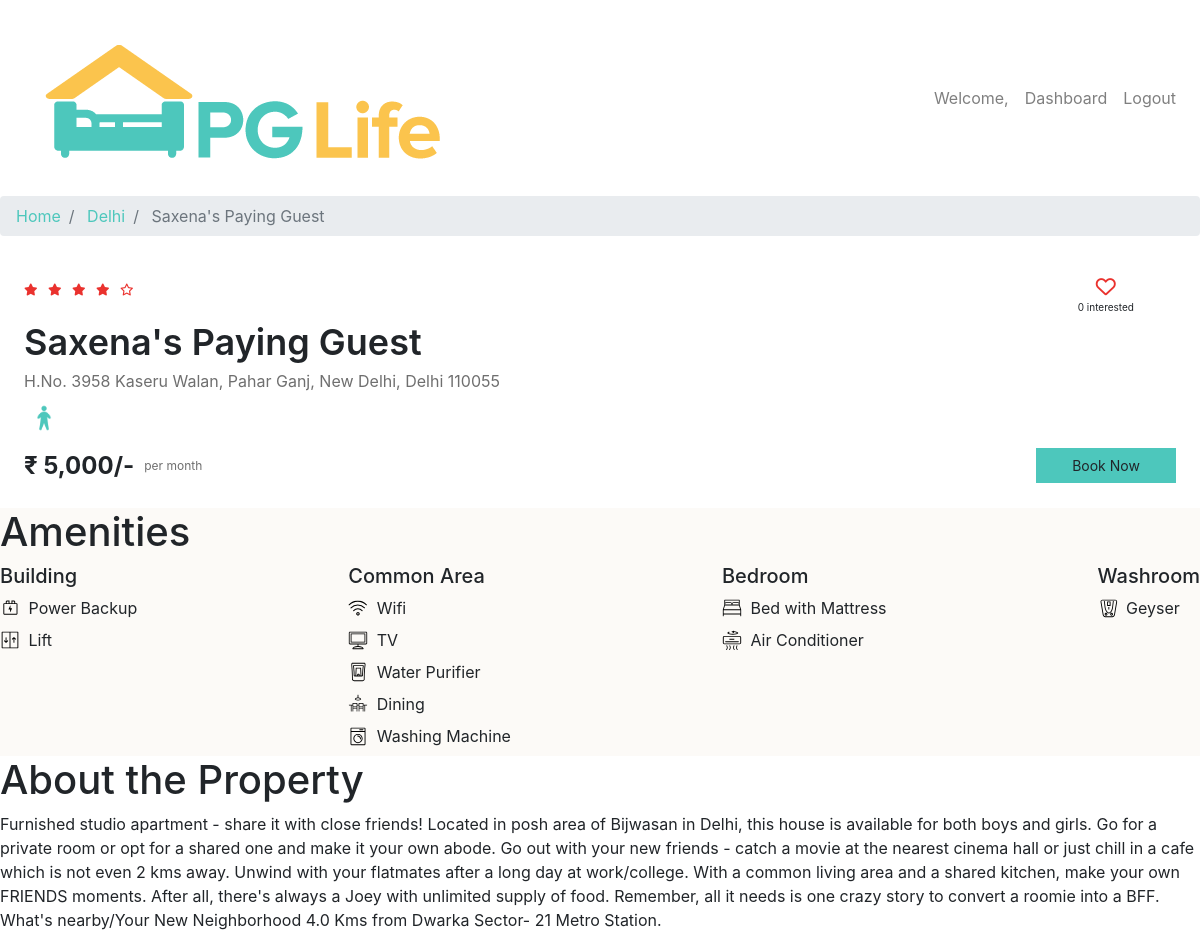
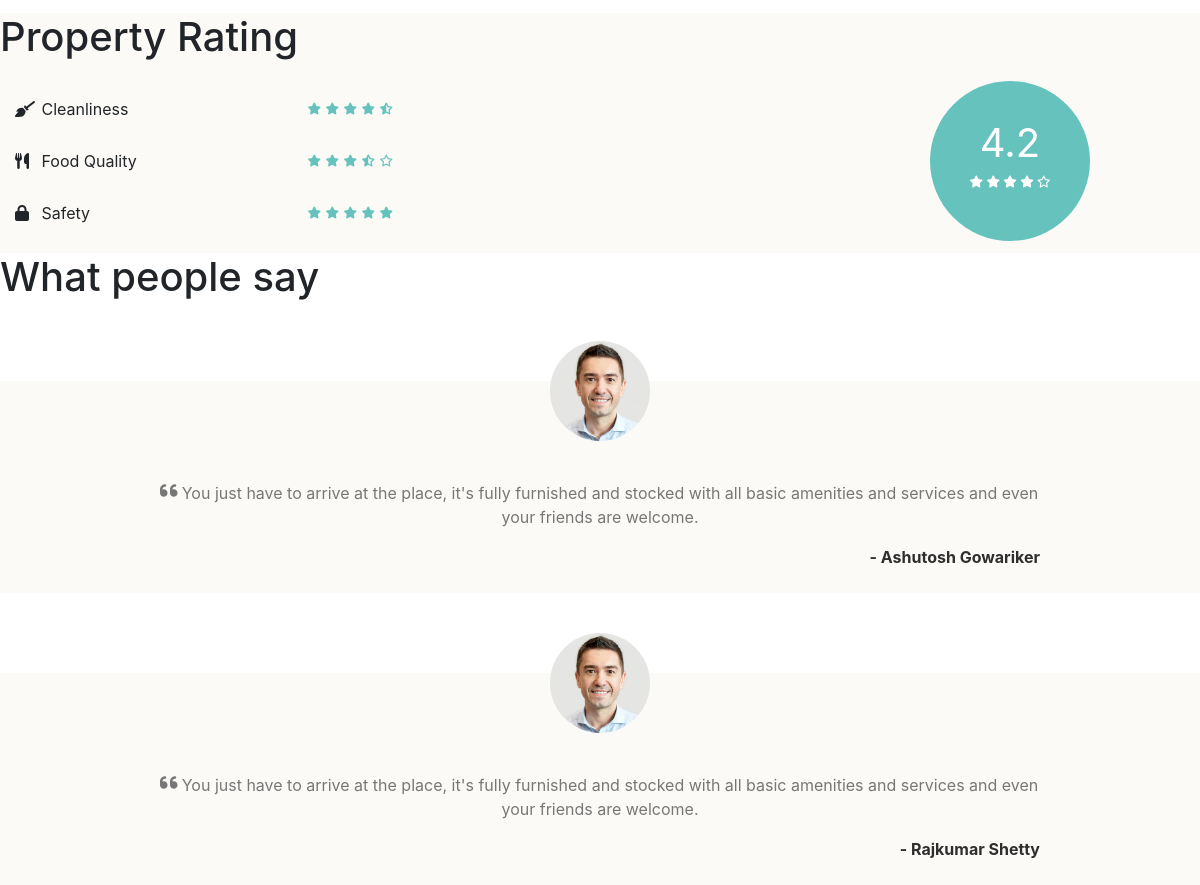
The page /property_detail.php?property_id=1 on the database its author committed (2 pictures, top to bottom).
### tables this page shows
CREATE TABLE `properties` (
  `id` int(11) NOT NULL,
  `city_id` int(11) NOT NULL,
  `name` varchar(100) NOT NULL,
  `address` varchar(255) NOT NULL,
  `description` longtext NOT NULL,
  `gender` enum('male','female','unisex') NOT NULL,
  `rent` int(11) NOT NULL,
  `rating_clean` float(2,1) NOT NULL,
  `rating_food` float(2,1) NOT NULL,
  `rating_safety` float(2,1) NOT NULL
);

CREATE TABLE `cities` (
  `id` int(11) NOT NULL,
  `name` varchar(100) NOT NULL
);

CREATE TABLE `amenities` (
  `id` int(11) NOT NULL,
  `name` varchar(100) NOT NULL,
  `type` varchar(100) NOT NULL,
  `icon` varchar(30) NOT NULL
);

CREATE TABLE `testimonials` (
  `id` int(11) NOT NULL,
  `property_id` int(11) NOT NULL,
  `user_name` varchar(100) NOT NULL,
  `content` longtext NOT NULL,
  `gender` enum('male','female') DEFAULT NULL
);

### property_detail.php (the view, shortened to what this page needs)
<?php
$servername = "localhost";
$username = "root";
$password = "";
$dbname = "pglife";
$conn = mysqli_connect($servername, $username, $password, $dbname);
$property_id = $_GET["property_id"];
$sql_1 = "SELECT *, p.id AS property_id, p.name AS property_name, c.name AS city_name
            FROM properties p
            INNER JOIN cities c ON p.city_id = c.id
            WHERE p.id = $property_id";
$result_1 = mysqli_query($conn, $sql_1);
$property = mysqli_fetch_assoc($result_1);
$sql_2 = "SELECT * FROM testimonials WHERE property_id = $property_id";
$result_2 = mysqli_query($conn, $sql_2);
$testimonials = mysqli_fetch_all($result_2, MYSQLI_ASSOC);
$sql_3 = "SELECT a.*
            FROM amenities a
            INNER JOIN properties_amenities pa ON a.id = pa.amenity_id
            WHERE pa.property_id = $property_id";
$result_3 = mysqli_query($conn, $sql_3);
$amenities = mysqli_fetch_all($result_3, MYSQLI_ASSOC);
$sql_4 = "SELECT * FROM interested_users_properties WHERE property_id = $property_id";
$result_4 = mysqli_query($conn, $sql_4);
$interested_users_count = mysqli_num_rows($result_4);
?>
<!DOCTYPE html>
<html lang="en">
<head>
    <link href="../css/bootstrap.min.css" rel="stylesheet" />
    <link href="../css/property_detail.css" rel="stylesheet" />
    <link href="../css/fontawesome.min.css" rel="stylesheet" />
    <link rel="stylesheet" href="https://cdnjs.cloudflare.com/ajax/libs/font-awesome/6.0.0-beta3/css/all.min.css">
</head>
<body>
    <nav class="navbar navbar-expand-md navbar-light">
        <a class="navbar-brand" href="/PG-Life/index.html">
            <img src="../img/logo.png" alt="PG Life Logo" />
        </a>
    <div class="collapse navbar-collapse" id="my-navbar">
            <ul class="navbar-nav ml-auto">
                <li class="nav-item">
                    <span class="nav-link">Welcome, <?= $_SESSION['user_name'] ?></span>
                </li>
                <li class="nav-item">
                    <a class="nav-link" href="dashboard.php">Dashboard</a>
                </li>
                <li class="nav-item">
                    <a class="nav-link" href="logout.php">Logout</a>
                </li>
            </ul>
        </div>
    </nav>
    <nav aria-label="breadcrumb">
        <ol class="breadcrumb py-2">
            <li class="breadcrumb-item">
                <a href="property_list.php">Home</a>
            </li>
            <li class="breadcrumb-item">
                <a href="property_list.php?city=<?= $property['city_name']; ?>"><?= $property['city_name']; ?></a>
            </li>
            <li class="breadcrumb-item active" aria-current="page">
                <?= $property['property_name']; ?>
            </li>
        </ol>
    </nav>
    <div id="property-images" class="carousel slide" data-ride="carousel">
        <a class="carousel-control-prev" href="#property-images" role="button" data-slide="prev">
            <span class="carousel-control-prev-icon" aria-hidden="true"></span>
        </a>
        <a class="carousel-control-next" href="#property-images" role="button" data-slide="next">
            <span class="carousel-control-next-icon" aria-hidden="true"></span>
        </a>
    </div>
    <div class="property-summary page-container">
        <div class="row no-gutters justify-content-between">
            <?php
            $total_rating = ($property['rating_clean'] + $property['rating_food'] + $property['rating_safety']) / 3;
            $total_rating = round($total_rating, 1);
            ?>
            <div class="star-container" title="<?= $total_rating ?>">
                <?php
                $rating = $total_rating;
                for ($i = 0; $i < 5; $i++) {
                    if ($rating >= $i + 0.8) {
                ?>
                        <i class="fas fa-star"></i>
                    <?php
                    } elseif ($rating >= $i + 0.3) {
                    ?>
                        <i class="fas fa-star-half-alt"></i>
                    <?php
                    } else {
                    ?>
                        <i class="far fa-star"></i>
                <?php
                    }
                }
                ?>
            </div>
            <div class="interested-container">
                <?php
                $is_interested = false;
                if ($is_interested) {
                ?>
                    <i class="is-interested-image fas fa-heart"></i>
                <?php
                } else {
                ?>
                    <i class="is-interested-image far fa-heart"></i>
                <?php
                }
                ?>
                <div class="interested-text">
                    <span class="interested-user-count"><?= $interested_users_count ?></span> interested
                </div>
            </div>
        </div>
        <div class="detail-container">
            <div class="property-name"><?= $property['property_name'] ?></div>
            <div class="property-address"><?= $property['address'] ?></div>
            <div class="property-gender">
                <?php
                if ($property['gender'] == "male") {
                ?>
                    <img src="../img/male.png">
                <?php
                } elseif ($property['gender'] == "female") {
                ?>
                    <img src="../img/female.png">
                <?php
                } else {
                ?>
                    <img src="../img/unisex.png">
                <?php
                }
                ?>
            </div>
        </div>
        <div class="row no-gutters">
            <div class="rent-container col-6">
                <div class="rent">₹ <?= number_format($property['rent']) ?>/-</div>
                <div class="rent-unit">per month</div>
            </div>
            <div class="button-container col-6">
                <a href="#" class="btn btn-primary">Book Now</a>
            </div>
        </div>
    </div>
    <div class="property-amenities">
        <div class="page-container">
            <h1>Amenities</h1>
            <div class="row justify-content-between">
                <div class="col-md-auto">
                    <h5>Building</h5>
                    <?php
                    foreach ($amenities as $amenity) {
                        if ($amenity['type'] == "Building") {
                    ?>
                            <div class="amenity-container">
                                <img src=../img/amenities/<?= $amenity['icon'] ?>.svg>
                                <span><?= $amenity['name'] ?></span>
                            </div>
                    <?php
                        }
                    }
                    ?>
                </div>
                <div class="col-md-auto">
                    <h5>Common Area</h5>
                    <?php
                    foreach ($amenities as $amenity) {
                        if ($amenity['type'] == "Common Area") {
                    ?>
                            <div class="amenity-container">
                                <img src="../img/amenities/<?= $amenity['icon'] ?>.svg">
                                <span><?= $amenity['name'] ?></span>
                            </div>
                    <?php
                        }
                    }
                    ?>
                </div>
                <div class="col-md-auto">
                    <h5>Bedroom</h5>
                    <?php
                    foreach ($amenities as $amenity) {
                        if ($amenity['type'] == "Bedroom") {
                    ?>
                            <div class="amenity-container">
                                <img src="../img/amenities/<?= $amenity['icon'] ?>.svg">
                                <span><?= $amenity['name'] ?></span>
                            </div>
                    <?php
                        }
                    }
                    ?>
                </div>
                <div class="col-md-auto">
                    <h5>Washroom</h5>
                    <?php
                    foreach ($amenities as $amenity) {
                        if ($amenity['type'] == "Washroom") {
                    ?>
                            <div class="amenity-container">
                                <img src="../img/amenities/<?= $amenity['icon'] ?>.svg">
                                <span><?= $amenity['name'] ?></span>
                            </div>
                    <?php
                        }
                    }
                    ?>
                </div>
            </div>
        </div>
    </div>
    <div class="property-about page-container">
        <h1>About the Property</h1>
        <p><?= $property['description'] ?></p>
    </div>
    <div class="property-rating">
        <div class="page-container">
            <h1>Property Rating</h1>
            <div class="row align-items-center justify-content-between">
                <div class="col-md-6">
                    <div class="rating-criteria row">
                        <div class="col-6">
                            <i class="rating-criteria-icon fas fa-broom"></i>
                            <span class="rating-criteria-text">Cleanliness</span>
                        </div>
                        <div class="rating-criteria-star-container col-6" title="<?= $property['rating_clean'] ?>">
                            <?php
                            $rating = $property['rating_clean'];
                            for ($i = 0; $i < 5; $i++) {
                                if ($rating >= $i + 0.8) {
                            ?>
                                    <i class="fas fa-star"></i>
                                <?php
                                } elseif ($rating >= $i + 0.3) {
                                ?>
                                    <i class="fas fa-star-half-alt"></i>
                                <?php
                                } else {
                                ?>
                                    <i class="far fa-star"></i>
                            <?php
                                }
                            }
                            ?>
                        </div>
                    </div>
                    <div class="rating-criteria row">
                        <div class="col-6">
                            <i class="rating-criteria-icon fas fa-utensils"></i>
                            <span class="rating-criteria-text">Food Quality</span>
                        </div>
                        <div class="rating-criteria-star-container col-6" title="<?= $property['rating_food'] ?>">
                            <?php
                            $rating = $property['rating_food'];
                            for ($i = 0; $i < 5; $i++) {
                                if ($rating >= $i + 0.8) {
                            ?>
                                    <i class="fas fa-star"></i>
                                <?php
                                } elseif ($rating >= $i + 0.3) {
                                ?>
                                    <i class="fas fa-star-half-alt"></i>
                                <?php
                                } else {
                                ?>
                                    <i class="far fa-star"></i>
                            <?php
                                }
                            }
                            ?>
                        </div>
                    </div>
                    <div class="rating-criteria row">
                        <div class="col-6">
                            <i class="rating-criteria-icon fa fa-lock"></i>
                            <span class="rating-criteria-text">Safety</span>
                        </div>
                        <div class="rating-criteria-star-container col-6" title="<?= $property['rating_safety'] ?>">
                            <?php
                            $rating = $property['rating_safety'];
                            for ($i = 0; $i < 5; $i++) {
                                if ($rating >= $i + 0.8) {
                            ?>
                                    <i class="fas fa-star"></i>
                                <?php
                                } elseif ($rating >= $i + 0.3) {
                                ?>
                                    <i class="fas fa-star-half-alt"></i>
                                <?php
                                } else {
                                ?>
                                    <i class="far fa-star"></i>
                            <?php
                                }
                            }
                            ?>
                        </div>
                    </div>
                </div>
                <div class="col-md-4">
                    <div class="rating-circle">
                        <?php
                        $total_rating = ($property['rating_clean'] + $property['rating_food'] + $property['rating_safety']) / 3;
                        $total_rating = round($total_rating, 1);
                        ?>
                        <div class="total-rating"><?= $total_rating ?></div>
                        <div class="rating-circle-star-container">
                            <?php
                            $rating = $total_rating;
                            for ($i = 0; $i < 5; $i++) {
                                if ($rating >= $i + 0.8) {
                            ?>
                                    <i class="fas fa-star"></i>
                                <?php
                                } elseif ($rating >= $i + 0.3) {
                                ?>
                                    <i class="fas fa-star-half-alt"></i>
                                <?php
                                } else {
                                ?>
                                    <i class="far fa-star"></i>
                            <?php
                                }
                            }
                            ?>
                        </div>
                    </div>
                </div>
            </div>
        </div>
    </div>
    <div class="property-testimonials page-container">
        <h1>What people say</h1>
        <?php
foreach ($testimonials as $testimonial) {
    $imageSrc = $testimonial['gender'] === 'female' ? '../img/woman.jpeg' : '../img/man.png';
?>
    <div class="testimonial-block">
        <div class="testimonial-image-container">
            <img class="testimonial-img" src="<?= $imageSrc ?>" alt="Testimonial Image">
        </div>
        <div class="testimonial-text">
            <i class="fa fa-quote-left" aria-hidden="true"></i>
            <p><?= ($testimonial['content']) ?></p>
        </div>
        <div class="testimonial-name">- <?= $testimonial['user_name'] ?></div>
    </div>
<?php
}
?>
</body>
</html>

### rows shown on the page
properties: city.name "Delhi", name "Saxena's Paying Guest", address "H.No. 3958 Kaseru Walan, Pahar Ganj, New Delhi, Delhi 110055", rent "5,000", description "Furnished studio apartment - share it with close friends! Located in posh area of Bijwasan in Delhi, this house is available for both boys and girls. Go for a private room or opt for a shared one and make it your own abode. Go out with your new friends - catch a movie at the nearest cinema hall or just chill in a cafe which is not even 2 kms away. Unwind with your flatmates after a long day at work/college. With a common living area and a shared kitchen, make your own FRIENDS moments. After all, there's always a Joey with unlimited supply of food. Remember, all it needs is one crazy story to convert a roomie into a BFF. What's nearby/Your New Neighborhood 4.0 Kms from Dwarka Sector- 21…", total_rating "4.2"
amenities: icon (picture), name "Power Backup"
amenities: icon (picture), name "Lift"
amenities: icon (picture), name "Wifi"
amenities: shows a picture, name "TV"
amenities: icon (picture), name "Water Purifier"
amenities: icon (picture), name "Dining"
amenities: icon (picture), name "Washing Machine"
amenities: shows a picture, name "Bed with Mattress"
amenities: shows a picture, name "Air Conditioner"
amenities: icon (picture), name "Geyser"
testimonials: content "You just have to arrive at the place, it's fully furnished and stocked with all basic amenities and services and even your friends are welcome.", user_name "Ashutosh Gowariker"
testimonials: content "You just have to arrive at the place, it's fully furnished and stocked with all basic amenities and services and even your friends are welcome.", user_name "Rajkumar Shetty"

### other values the page prints
$interested_users_count "0"
